Frame 1 (no input): blank canvas, image omitted
Frame 60 (the mouse pressed at the canvas centre just before this capture): blank canvas, image omitted
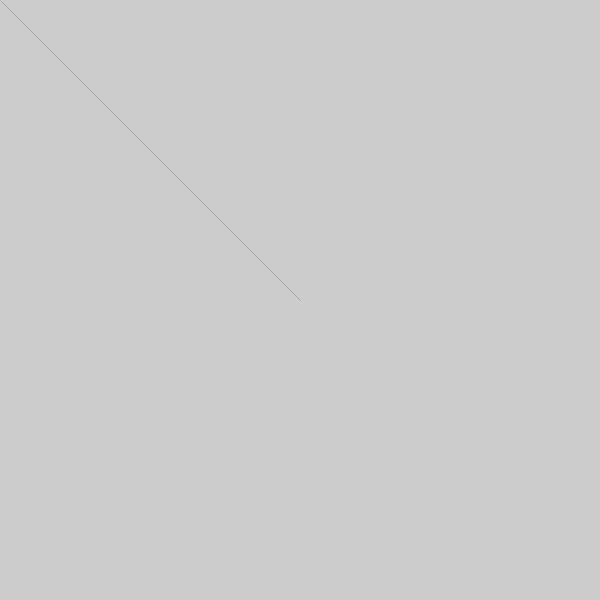
Frame 120 (the mouse held since frame 60 and released just before this capture)

The Processing sketch whose frames 1 and 60 were blank and that drew this single picture after the mouse press (run headless with seeded random() and noise(); from frame 60 on, the mouse is pressed at the canvas centre):

// Processing sketch: exercise_3_7
// ── exercise_3_7.pde
void setup()
{
  size(600, 600);
  //frameRate(90);
}

void draw()
{
  float mouseSpeed = abs(mouseX-pmouseX);
  strokeWeight(20/mouseSpeed);
  line(pmouseX, pmouseY, mouseX, mouseY);
}
